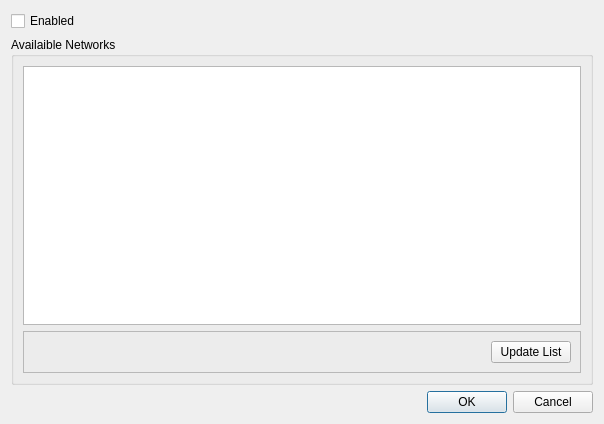
<?xml version="1.0" encoding="UTF-8"?>
<ui version="4.0">
 <class>MultDriversConfig</class>
 <widget class="QDialog" name="MultDriversConfig">
  <property name="geometry">
   <rect>
    <x>0</x>
    <y>0</y>
    <width>604</width>
    <height>424</height>
   </rect>
  </property>
  <property name="windowTitle">
   <string>Multi Drivers Network Configuration</string>
  </property>
  <layout class="QVBoxLayout" name="verticalLayout">
   <item>
    <widget class="QCheckBox" name="enabled_checkBox">
     <property name="text">
      <string>Enabled</string>
     </property>
    </widget>
   </item>
   <item>
    <widget class="QGroupBox" name="networks_groupBox">
     <property name="title">
      <string>Availaible Networks</string>
     </property>
     <layout class="QVBoxLayout" name="verticalLayout_2">
      <item>
       <widget class="QTableWidget" name="networks_tableWidget"/>
      </item>
      <item>
       <widget class="QFrame" name="frame">
        <property name="frameShape">
         <enum>QFrame::StyledPanel</enum>
        </property>
        <property name="frameShadow">
         <enum>QFrame::Raised</enum>
        </property>
        <layout class="QGridLayout" name="gridLayout">
         <item row="1" column="0">
          <spacer name="horizontalSpacer">
           <property name="orientation">
            <enum>Qt::Horizontal</enum>
           </property>
           <property name="sizeHint" stdset="0">
            <size>
             <width>40</width>
             <height>20</height>
            </size>
           </property>
          </spacer>
         </item>
         <item row="1" column="1">
          <widget class="QPushButton" name="updateList_pushButton">
           <property name="text">
            <string>Update List</string>
           </property>
          </widget>
         </item>
        </layout>
       </widget>
      </item>
     </layout>
    </widget>
   </item>
   <item>
    <widget class="QDialogButtonBox" name="buttonBox">
     <property name="orientation">
      <enum>Qt::Horizontal</enum>
     </property>
     <property name="standardButtons">
      <set>QDialogButtonBox::Cancel|QDialogButtonBox::Ok</set>
     </property>
    </widget>
   </item>
  </layout>
 </widget>
 <resources/>
 <connections>
  <connection>
   <sender>buttonBox</sender>
   <signal>accepted()</signal>
   <receiver>MultDriversConfig</receiver>
   <slot>accept()</slot>
   <hints>
    <hint type="sourcelabel">
     <x>248</x>
     <y>254</y>
    </hint>
    <hint type="destinationlabel">
     <x>157</x>
     <y>274</y>
    </hint>
   </hints>
  </connection>
  <connection>
   <sender>buttonBox</sender>
   <signal>rejected()</signal>
   <receiver>MultDriversConfig</receiver>
   <slot>reject()</slot>
   <hints>
    <hint type="sourcelabel">
     <x>316</x>
     <y>260</y>
    </hint>
    <hint type="destinationlabel">
     <x>286</x>
     <y>274</y>
    </hint>
   </hints>
  </connection>
 </connections>
</ui>
